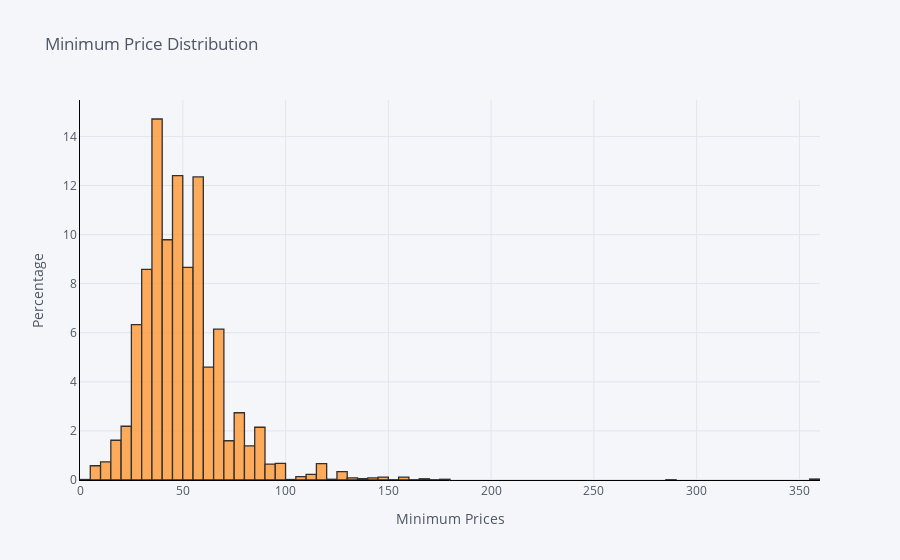
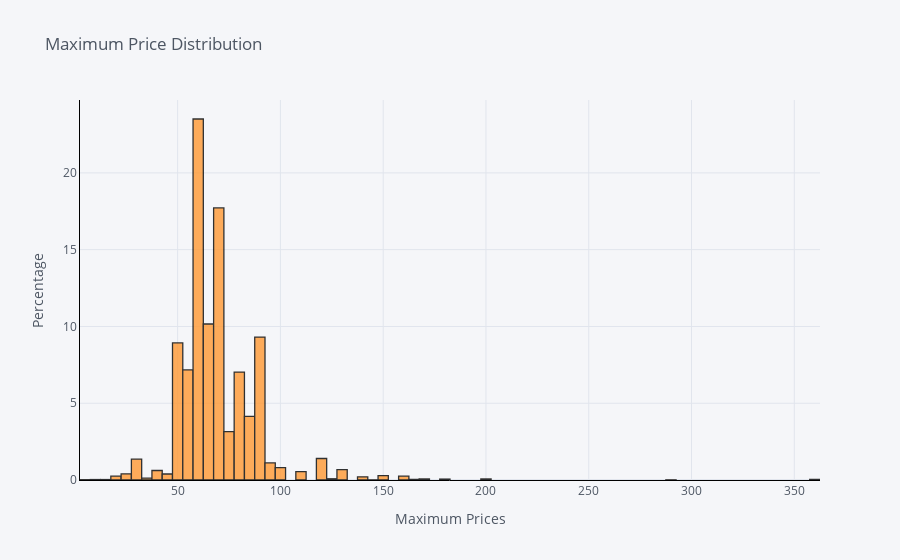

The code cell stored with these charts, in order, in its notebook:
### Markdown cell above
#### THe distribution suggests highest averages around the 70 dollars mark. We'll look at this in depth later

### Code cell
## plotting the distribution of the minimum and maximum shoe prices in the dataset. 
## This will allow us get a broad view of how minimum shoe prices are distributed in the dataset
## The distribution will be plotted with relative percentage on the Y axis

df1['amount_min'].iplot(
    kind='hist',
    bins=100,
    histnorm='percent',
    xTitle='Minimum Prices',
    linecolor='black',
    yTitle='Percentage',
    title='Minimum Price Distribution')

df1['amount_max'].iplot(
    kind='hist',
    bins=100,
    histnorm='percent',
    xTitle='Maximum Prices',
    linecolor='black',
    yTitle='Percentage',
    title='Maximum Price Distribution')

### Figure 1 — Plotly figure (JSON) as saved in the notebook; plotly's stock layout.template omitted (floating-point values rounded to 4 significant figures; data arrays with more than 128 entries replaced by an {"elided": "..."} marker saying what was removed)
{"data": [{"histfunc": "count", "histnorm": "percent", "marker": {"color": "rgba(255, 153, 51, 1.0)", "line": {"color": "#000000", "width": 1.3}}, "name": "amount_min", "nbinsx": 100, "opacity": 0.8, "orientation": "v", "type": "histogram", "x": {"elided": "10000 float values"}}], "layout": {"barmode": "overlay", "legend": {"bgcolor": "#F5F6F9", "font": {"color": "#4D5663"}}, "paper_bgcolor": "#F5F6F9", "plot_bgcolor": "#F5F6F9", "title": {"font": {"color": "#4D5663"}, "text": "Minimum Price Distribution"}, "xaxis": {"gridcolor": "#E1E5ED", "linecolor": "black", "showgrid": true, "tickfont": {"color": "#4D5663"}, "title": {"font": {"color": "#4D5663"}, "text": "Minimum Prices"}, "zerolinecolor": "#E1E5ED"}, "yaxis": {"gridcolor": "#E1E5ED", "linecolor": "black", "showgrid": true, "tickfont": {"color": "#4D5663"}, "title": {"font": {"color": "#4D5663"}, "text": "Percentage"}, "zerolinecolor": "#E1E5ED"}}}

### Figure 2 — Plotly figure (JSON) as saved in the notebook; plotly's stock layout.template omitted (floating-point values rounded to 4 significant figures; data arrays with more than 128 entries replaced by an {"elided": "..."} marker saying what was removed)
{"data": [{"histfunc": "count", "histnorm": "percent", "marker": {"color": "rgba(255, 153, 51, 1.0)", "line": {"color": "#000000", "width": 1.3}}, "name": "amount_max", "nbinsx": 100, "opacity": 0.8, "orientation": "v", "type": "histogram", "x": {"elided": "10000 float values"}}], "layout": {"barmode": "overlay", "legend": {"bgcolor": "#F5F6F9", "font": {"color": "#4D5663"}}, "paper_bgcolor": "#F5F6F9", "plot_bgcolor": "#F5F6F9", "title": {"font": {"color": "#4D5663"}, "text": "Maximum Price Distribution"}, "xaxis": {"gridcolor": "#E1E5ED", "linecolor": "black", "showgrid": true, "tickfont": {"color": "#4D5663"}, "title": {"font": {"color": "#4D5663"}, "text": "Maximum Prices"}, "zerolinecolor": "#E1E5ED"}, "yaxis": {"gridcolor": "#E1E5ED", "linecolor": "black", "showgrid": true, "tickfont": {"color": "#4D5663"}, "title": {"font": {"color": "#4D5663"}, "text": "Percentage"}, "zerolinecolor": "#E1E5ED"}}}
